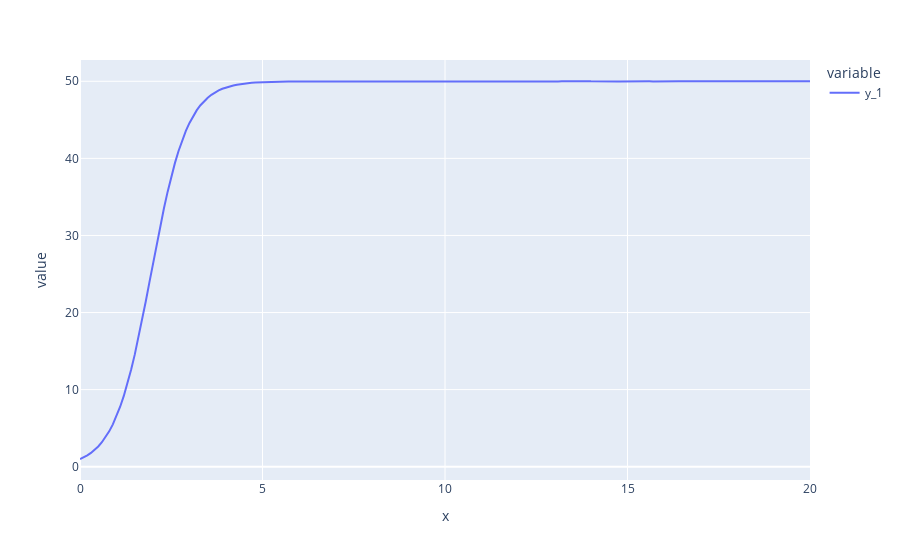

Source (notebook cell):
### Markdown cell above
Finally, plot the simulation.

### Code cell
import plotly.express as px

fig = px.line(data_frame=df, x=t, y=[f"y_{i+1}" for i in range(len(y0))])
fig.show()

### Figure 1 — Plotly figure (JSON) as saved in the notebook; plotly's stock layout.template omitted (floating-point values rounded to 4 significant figures; data arrays with more than 128 entries replaced by an {"elided": "..."} marker saying what was removed)
{"data": [{"hovertemplate": "variable=y_1<br>x=%{x}<br>value=%{y}<extra></extra>", "legendgroup": "y_1", "line": {"color": "#636efa", "dash": "solid"}, "marker": {"symbol": "circle"}, "mode": "lines", "name": "y_1", "orientation": "v", "showlegend": true, "type": "scatter", "x": {"elided": "201 float values"}, "xaxis": "x", "y": {"elided": "201 float values"}, "yaxis": "y"}], "layout": {"legend": {"title": {"text": "variable"}, "tracegroupgap": 0}, "margin": {"t": 60}, "xaxis": {"anchor": "y", "domain": [0, 1], "title": {"text": "x"}}, "yaxis": {"anchor": "x", "domain": [0, 1], "title": {"text": "value"}}}}
